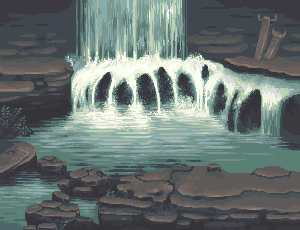
#> input picture pond.png, 300 x 230 px
$ python ColorCycling.py
#> lines starting #> are read from the running program, lines starting #| are printed output that depends on the picture
#colaboration Statement
#Rene Borr
#R00805596
#On my honor, I have not given, nor received, nor witnessed any unauthorized assistance on this work.

#I worked on this assignment alone, and refered to:
   #https://blog.prototypr.io/color-cycling-in-pixel-art-c8f20e61b4c4

#Source images
    #http://pixeljoint.com/pixelart/101623.htm (aurora)
    #http://pixelartmaker.com/art/7e2d218baaa3eb7 (fire)
    #http://piq.codeus.net/picture/69576/escher_s_waterfall (waterfall)
    #http://pixeljoint.com/pixelart/69825.htm (pond)


import numpy as np
import cv2

#load global Variables
image = cv2.imread("pond.png",1)
#> image is the input picture: shape (230, 300, 3); mean B, G, R 113.7, 116.2, 104.9
palate = []

"""
main

The main function does not take any arguments or return anything.
Run the main statement to see the color cycling images while holding space
*uncomment/comment out sections to see all 4 examples
"""
def main():

    pointer_array = []

    palate = make_palate(image)
#> after the loop in make_palate, `for r in range(rows):`: palate = 19 items, first 6: [65, 58, 59], [78, 71, 65], [104, 102, 78], [117, 128, 90], [169, 172, 136], [142, 151, 124]
    print("palate made")

    #pond
    move_to_back(17)
    move_to_back(10)
    move_to_back(9)

    rows, cols = image.shape[:2]
    for r in range(rows):
        row = []
        for c in range(cols):
            row.append(palate[get_num(image[r][c])])
        pointer_array.append(row)

    print("image loaded")


    while(True):

        show = np.asarray(pointer_array)

        cv2.imshow('image',show)
        cv2.imshow('palate',convert_palate_to_image(palate))


        # [11 lines of commented-out code are left out]
        shiftPalate(2,8)
        shiftPalate(16,18)

        #Aurora
        #shiftPalate(1,3)


        if cv2.waitKey(0) & 0xFF == ord('q'):
            break

    cv2.destroyAllWindows()


"""
make_palate

this function takes an image, and returns a list of all colors found in the images

Args:
        image (numpy.ndarray): A image represented in a numpy array.

Returns:
        palate (list of colors in red green and blue)
"""
def make_palate(image):


    rows, cols = image.shape[:2]
    for r in range(rows):
        for c in range(cols):
            if(is_in(palate,image[r][c]) == False):
                palate.append(image[r][c])


    return palate

"""
move_to_back

takes the selected value in palate, and moves it to the back

Args:
        i (int): the index of the pixel to move to the back
"""
def move_to_back(i):
    value = palate.pop(i)
    palate.append(value)

"""
is_in

returns true if if the color is in the imput image

Args:
        image(np.ndarray): the picture to search for the color in
        color(RGB values): the color to try to find
Returns:
        Boolean (True/False)
"""
def is_in(image,color):
    for r in range(len(image)):
        if(image[r][0] == color[0] and image[r][1] == color[1] and image[r][2] == color[2]):
            return True
    return False

"""
convert_palate_to_image

converts the palate to a comprehensible image

Args:
        palate(list of RGB values): the palate to be converted
Returns:
        comp(np.ndarray): a picture version of the palate
"""
def convert_palate_to_image(palate):

    size = len(palate)
    cols = size//5 +1
    comp = np.zeros([cols*50,250,3],dtype=np.uint8)
    comp[:] = (255,255,255)
    row = 0
    col = 0
    for i in range(len(palate)):
        comp[col*50:col*50+50,row*50:row*50+50] = palate[i]

        font = cv2.FONT_HERSHEY_SIMPLEX
        cv2.putText(comp, str(i), (row*50, col*50+15), font, 0.5, (255, 255, 255), 2, cv2.LINE_AA)

        row = row+1
        if(row==5):
            row = 0
            col = col+1

    return comp

"""
get_num

gives the index location of the specified color in the palate

Args:
        color(RGB values:the color to find in the palate
Returns:
        int: the current index location of the color
"""
def get_num(color):
    image = palate
    for r in range(len(image)):
        if(image[r][0] == color[0] and image[r][1] == color[1] and image[r][2] == color[2]):
            return r

    return 0

"""
shiftPalate

shifts the palates colors one round from the start value to the end value specified

Args:
    start(int): the starting location
    end(int): the ending location
"""
def shiftPalate(start,end):
    last = palate[start].copy()
    for i in range(start,end):
        convert(palate[i],palate[i+1])

    convert(palate[end],last)

"""
convert
converts the specified pixel to the specified color without changing its location in memory

Args:
        pixel (RGB values): The pixel to be converted
        color (RBG values): the color for the pixel to be converted to
"""
def convert(pixel,color):
    pixel[0] = color[0]
    pixel[1] = color[1]
    pixel[2] = color[2]

main()
#> in move_to_back, `value = palate.pop(i)`: value = [225, 244, 240]
#> the loop in convert_palate_to_image, `for i in range(len(palate)):` made 19 passes
#> after the loop in convert_palate_to_image, `for i in range(len(palate)):`:
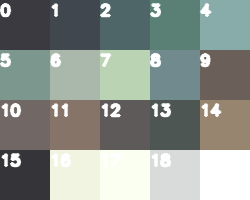
#> comp: shape (200, 250, 3); mean of channels 0, 1, 2 142.8, 148.6, 141.3; drawn as B, G, R
#> (key q is pressed here)
